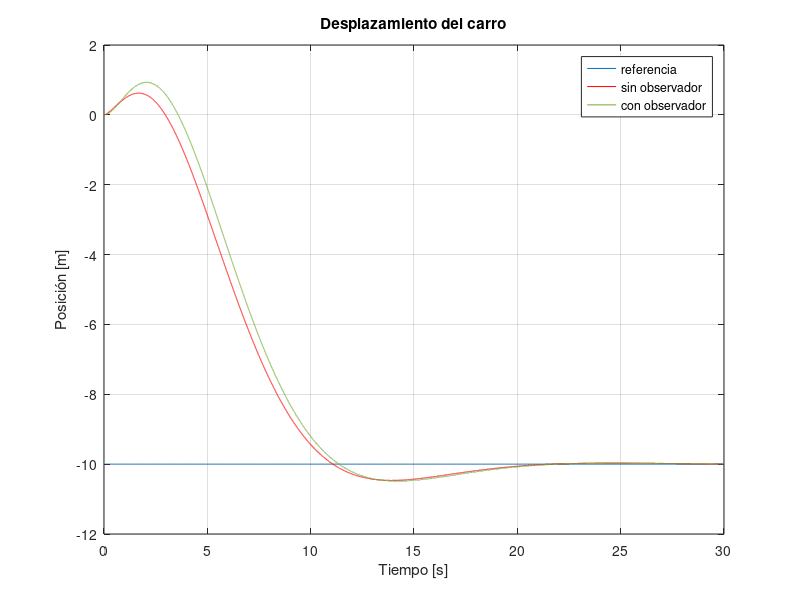
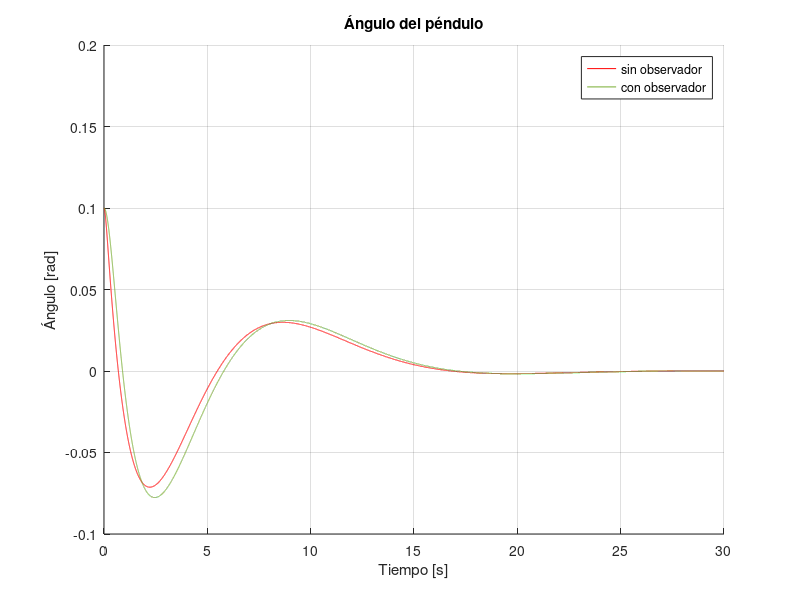
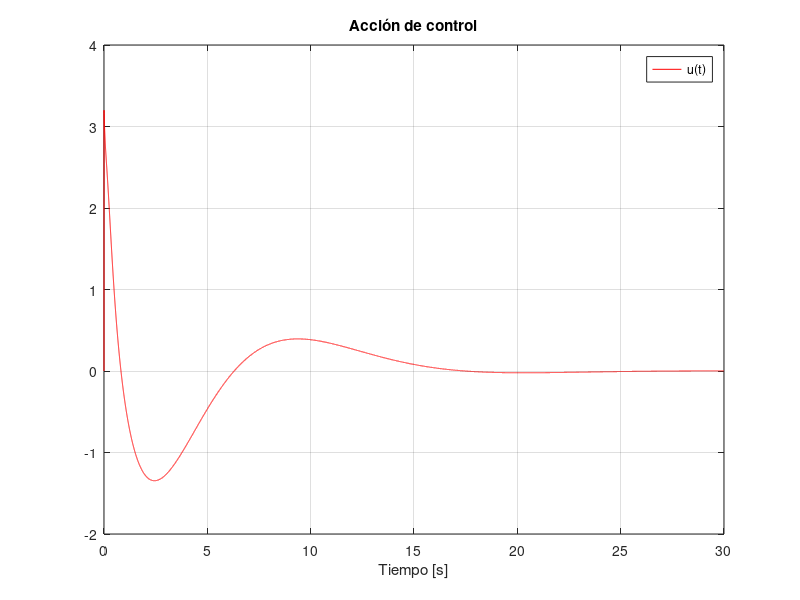

Write MATLAB code to recreate these figures, in order.
% Caso de estudio 2 - Péndulo invertido apartado 4
clc; clear ; close all

% Parámetros
m = 0.1;
F = 0.1;
l = 1.6;
g = 9.8;
M = 1.5; 

% Matrices x = [delta ; delta_p ; phi ; phi_p]
A = [0,1,0,0 ; 0,(-F/M),(-m*g/M),0 ; 0,0,0,1 ; 0,(F/(l*M)),(((M+m)*g)/(l*M)),0 ];
B = [0 ; (1/M) ; 0 ; (-1/(l*M))];
C = [1,0,0,0];
D = 0;

% Controlabilidad y observabilidad
Co = ctrb(A, B);
rank(Co); % = 4 por ende es controlable
Ob = obsv(A,C);
rank(Ob); % = 4 por ende es observable

% Matrices del sistema observador
Ao=A';
Bo=C';
Co=B';

% LQR
Q = diag([1 1 1000 10000]);
R = 10;
K = lqr(A,B,Q,R);

Qo = diag([1 10/1 1 10/1]); 
Ro = 5;
Ko = lqr(Ao,Bo,Qo,Ro);

%Ganancia de prealimentacion
G = -inv(C*inv(A-B*K)*B);

% Condidiones iniciales
tf = 30; dt = 1*10^-3; t = 0:dt:(tf-dt); 
n = round(tf/dt);

X = zeros(4,n);
X(1,1) = 0;   %delta    inicial
X(2,1) = 0;   %delta_p  inicial
X(3,1) = 0.1;   %phi      inicial
X(4,1) = 0;   %phi_p    inicial

Xhat = zeros(4,n); 
Xhat(1,1) = 0;   %deltahat       inicial
Xhat(2,1) = 0;   %deltahat_p     inicial
Xhat(3,1) = 0;   %phihat         inicial
Xhat(4,1) = 0;   %phihat_p       inicial

Xc = zeros(4,n);
Xc(1,1) = 0;   %deltac     inicial
Xc(2,1) = 0;   %deltac_p   inicial
Xc(3,1) = 0.1;   %phic       inicial
Xc(4,1) = 0;   %phic_p     inicial

Ua(1) = 0;
Uc(1) = 0;

% Referencia
ref = -10*ones(1,n);

% Iteración
for i=1:1:n-1
    X_a = X(:,i);         %[delta ; delta_p ; phi ; phi_p ]
    Xhat_a = Xhat(:,i);   %[deltahat deltahat_p phihat phihat_p] 
    Y = X_a*C;
    Yhat = Xhat_a*C;
    err = Y-Yhat;
    Ua(i+1)=-K*Xhat_a+ref(i)*G;
    
    Xp_a = A*X_a+B*Ua(i);
    X(:,i+1) = X_a+ dt*Xp_a;
  
    % Observador
    Xhat_p = err*Ko'+A*Xhat_a+Ua(i)*B;
    Xhat(:,i+1) = Xhat_a+dt*Xhat_p;
    
    % Sistema sin observador
    Xc_a = Xc(:,i);       %[deltac ; deltac_p ; phic ; phic_p ]
    Uc_a = -K*Xc_a+ref(i)*G;
    Xc_p = A*Xc_a+B*Uc_a;
    Xcf = Xc_a+ dt*Xc_p;
    Xc(:,i+1) = Xcf;
end

% Gráficas
figure
plot(t,ref,'color',[0 0.4470 0.7410]);
grid on
hold on
plot(t,Xc(1,:),'r');
hold on
plot(t,X(1,:),'color',[0.4660 0.6740 0.1880]);
title('Desplazamiento del carro');
xlabel('Tiempo [s]');
ylabel('Posición [m]');
legend('referencia','sin observador','con observador');

figure
grid on
hold on
plot(t,Xc(3,:),'r');
hold on
plot(t,X(3,:),'color',[0.4660 0.6740 0.1880]);
title('Ángulo del péndulo');
xlabel('Tiempo [s]');
ylabel('Ángulo [rad]');
legend('θ(t)');legend('sin observador','con observador');

figure
plot(t,Ua,'r');
title('Acción de control');
xlabel('Tiempo [s]');
legend('u(t)');
grid on;

disp("Terminado")
